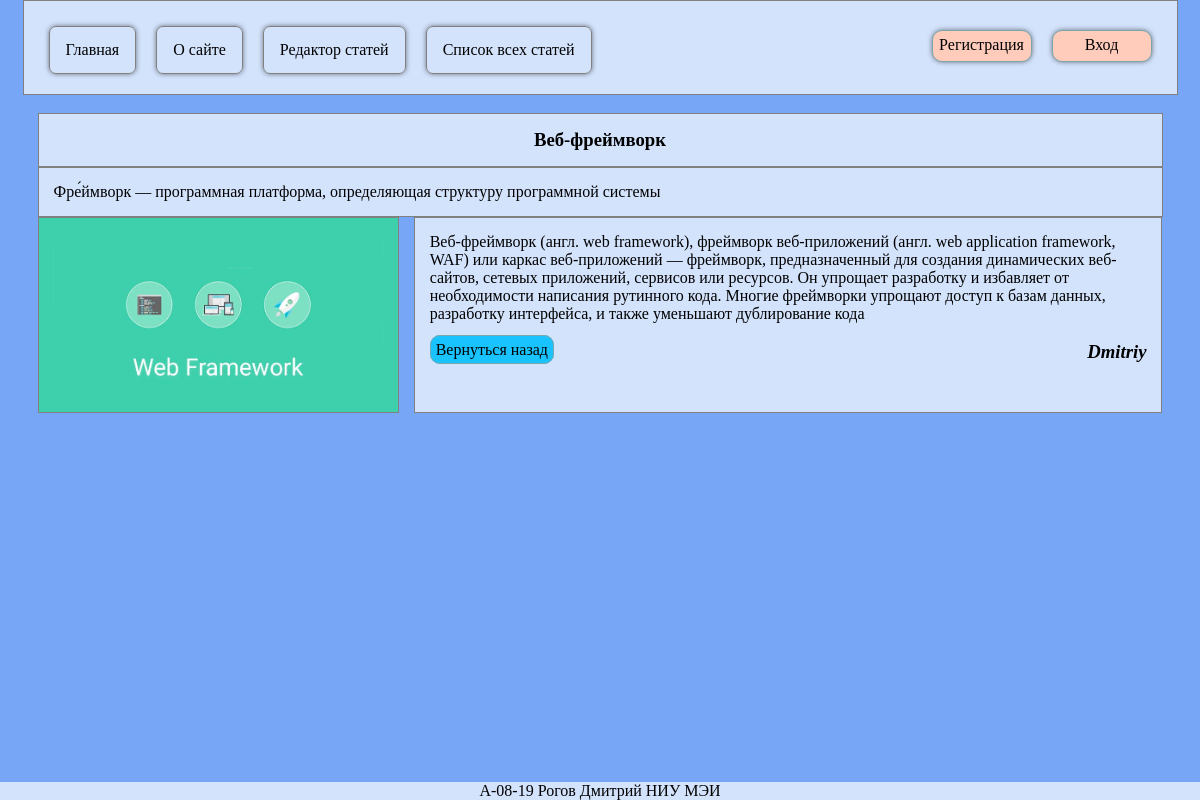
Page /article.php?id=3 on the committed database.
### tables this page shows
CREATE TABLE `articles` (
  `Id` int UNSIGNED NOT NULL,
  `title` varchar(100) NOT NULL,
  `des` varchar(100) NOT NULL,
  `content` varchar(10000) NOT NULL,
  `path` varchar(50) DEFAULT NULL,
  `author` varchar(30) NOT NULL
);

### article.php (the view, shortened to what this page needs)
<?php
require_once('db.php');
$article_id=$_GET['id'];
$sql="SELECT * FROM articles WHERE Id = '$article_id'";
$result = mysqli_query($db_connect ,$sql);
?>
<!DOCTYPE HTML>
<html lang="ru">
<head>
    <link href="./gird.css" rel="stylesheet">
	<link href="./editor-styles.css" rel="stylesheet">
</head>
<body>
    <div class="header">
        <div class="container">
            <div class="row">
                <div class="col-12">
                    <ul>
                        <li><a class="active" href="index.php">Главная</a></li>
                        <li><a href="about.php">О сайте</a></li>
                        <li><a href="article-editor.php">Редактор статей</a></li>
						<li><a href="articles.php">Список всех статей</a></li>
						<?php if (empty($_SESSION['auth'])): ?>
						<li class="li-r2">
                            <a href="enterpage.html" class="reg-but">Вход</a>
                        </li>
                        <li class="li-r2">
                            <a href="registrationpage.html" class="reg-but">Регистрация</a>
                        </li>
						<?php endif; ?>
                    </ul>
                </div>
            </div>
        </div>
    </div>
	<div class="main-cont">
        <div class="container"><br>
			<?php while($row=mysqli_fetch_assoc($result)): ?>
			<?php $picture=$row['path'];?>
            <div class="row">
				<div class="col-12">
                    <h3><?=$row['title']?></h3>
                </div>
				<div class="col-12l">
                    <p><?=$row['des']?></p>
                </div>
				<div class="col-4">
					<img src="<?=$picture?>" alt="">
				</div>
				<div class="col-8">
					<p><?=$row['content']?></p><br>
					<h3 class="p-author"><?=$row['author']?></h3>
					<a href="articles.php" class="go-nex-but">Вернуться назад</a><br>
				</div>
			</div>
			<?php endwhile;?>
		</div>
	</div>
    <footer>
        <p>А-08-19 Рогов Дмитрий НИУ МЭИ</p>
    </footer>
</body>
</html>

### gird.css (style rules this page uses)
*, *:before, *:after { box-sizing: inherit; }
html { box-sizing: border-box; height: 100%; }
body, p, h1, h2, h3, ul, ol { margin: 0; padding: 0; }
body { display: flex; flex-direction: column; min-height: 100vh; background: #9190e8; }
.header { background-color: #9190e8; }
.main-cont { flex-grow: 1; background-color: #77A6F7; max-width: 1200px; width: 100%; margin: 0 auto; padding: 0 15px; }
.container { background-color: #77a6f7; max-width: 1200px; margin: 0 auto; padding: 0 15px; }
.row { display: flex; flex-wrap: wrap; }
.row > div { padding: 15px; margin: 0 auto; background-color: #D3E3FC; border: 1px solid gray; }
.col-4 { width: calc(33% - 15px); padding: 0 !important; }
.col-8 { width: calc(67% - 15px); }
.col-12 { width: calc(100% - 15px); text-align: center; }
.col-12l { width: calc(100% - 15px); text-align: left; }
ul { list-style-type: none; margin: 0; padding: 0; overflow: hidden; }
li { float: left; position: relative; top: 10px; margin: 0 10px; }
.li-r2 { float: right; position: relative; top: 14px; margin: 0 10px; }
li a { display: block; color: black; text-align: center; padding: 14px 16px; text-decoration: none; border: 1px solid gray; border-radius: 7px; box-shadow: 0 0 5px rgba(0,0,0,0.5); margin-bottom: 15px; }
.reg-but { position: relative; display: block; margin: 0; margin-bottom: 15px; background: #FFCCBC; color: black; width: 100px; height: 32px; border: 1px solid #7BA7AB; border-radius: 10px; padding: 5px; text-decoration: none; }
a:active, a:hover, a { text-decoration: none; color: black; }
img { padding: 0 ; position: relative; display: inline-block; top: 0px; width: 100%; height: 100%; object-fit: cover; }
footer { flex-shrink: 0; background-color: #D3E3FC; padding: 0 15px; text-align: center; }

### editor-styles.css (style rules this page uses)
.p-author { float: right; position: relative; bottom: 0%; font-style: Italic; }
.go-nex-but { position: relative; bottom: 0%; color: black; width: 100%; height: 32px; border: 1px solid #7BA7AB; background: #18C3FF; border-radius: 10px; padding: 5px; text-align: center; text-decoration: none; }

### rows in the picture
articles: title "Веб-фреймворк", des "Фре́ймворк — программная платформа, определяющая структуру программной системы", path (picture), content "Веб-фреймворк (англ. web framework), фреймворк веб-приложений (англ. web application framework, WAF) или каркас веб-приложений — фреймворк, предназначенный для создания динамических веб-сайтов, сетевых приложений, сервисов или ресурсов. Он упрощает разработку и избавляет от необходимости написания рутинного кода. Многие фреймворки упрощают доступ к базам данных, разработку интерфейса, и также уменьшают дублирование кода", author "Dmitriy"
